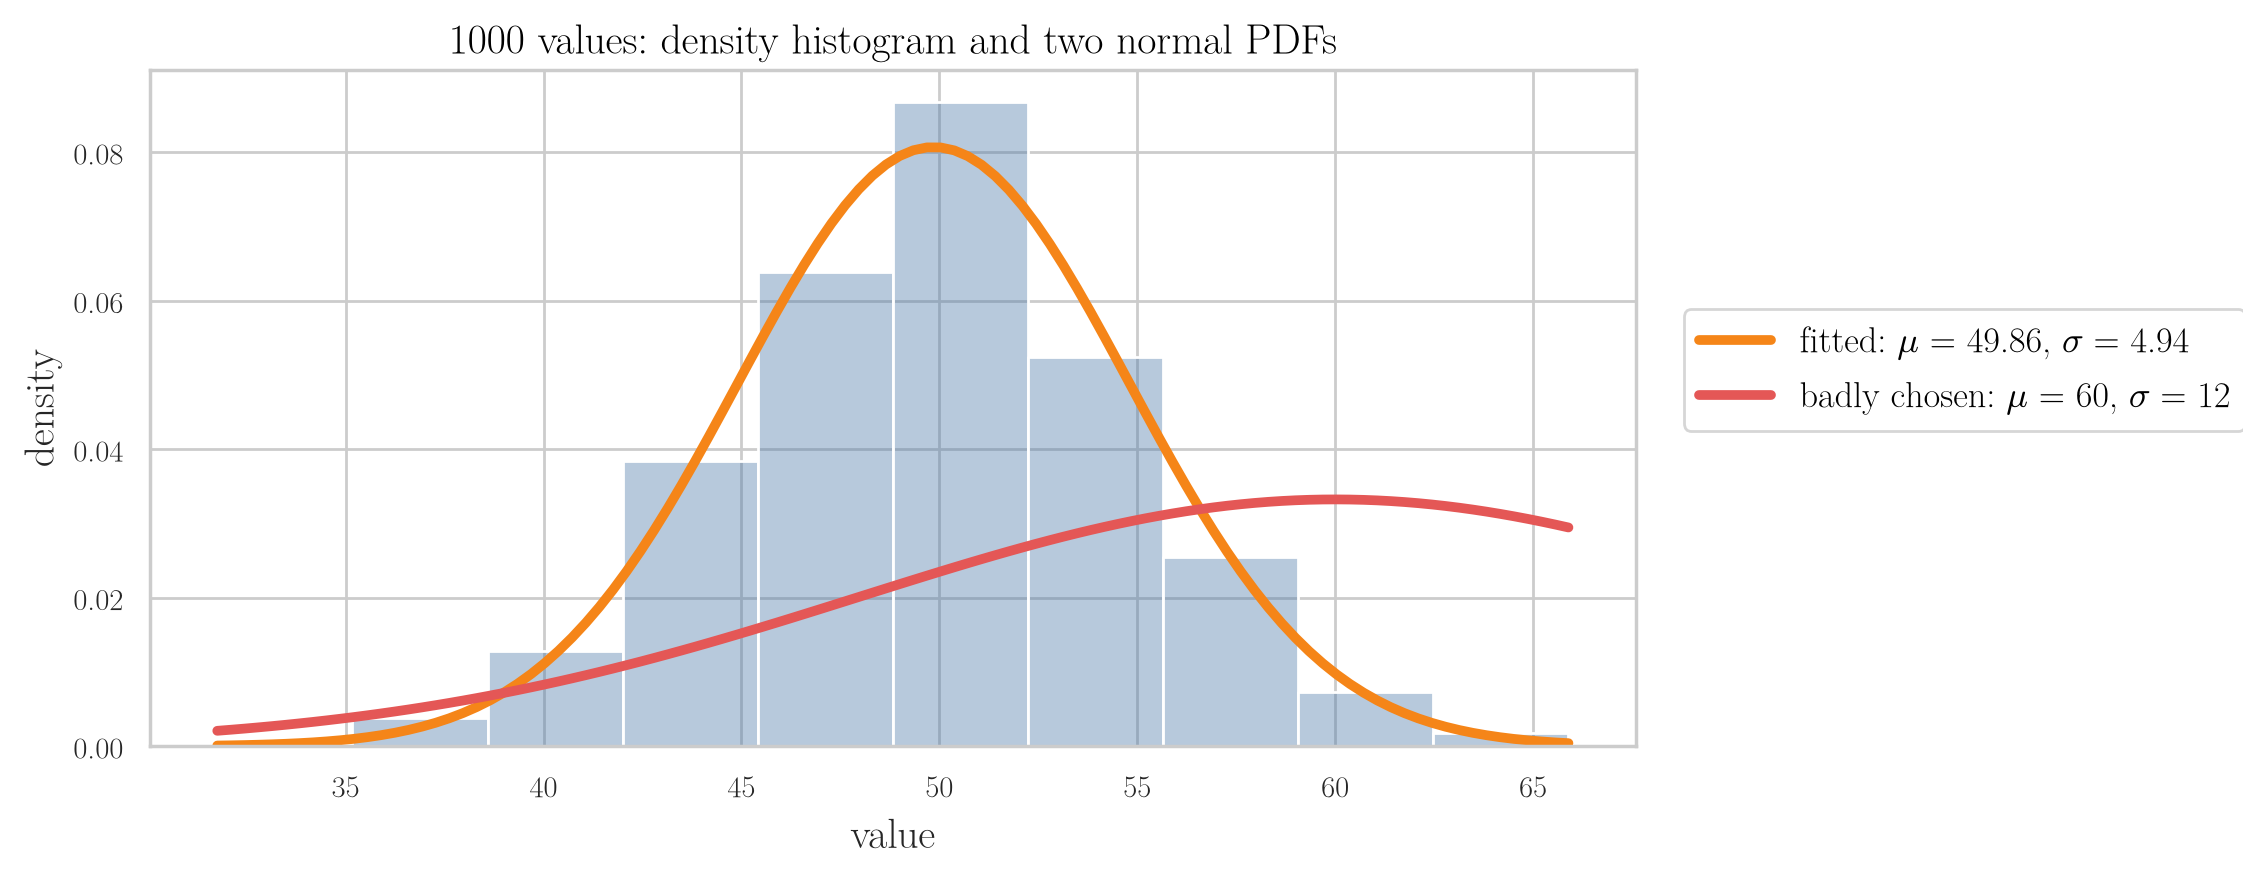

The script that saved this image:
"""Parametric density estimation: 1000 values, a density histogram, the fitted normal and a badly chosen normal."""
from pathlib import Path
import numpy as np
import pandas as pd
import seaborn as sns
import seaborn.objects as so
from scipy import stats

here = Path(__file__).parent
rng = np.random.default_rng(42)                     # same draws as the Notebook
sample = rng.normal(50, 5, 1000)
mu, sigma = sample.mean(), sample.std()
x = np.linspace(sample.min(), sample.max(), 100)
curves = pd.concat([
    pd.DataFrame({"x": x, "density": stats.norm(mu, sigma).pdf(x), "curve": rf"fitted: $\mu$ = {mu:.2f}, $\sigma$ = {sigma:.2f}"}),
    pd.DataFrame({"x": x, "density": stats.norm(60, 12).pdf(x), "curve": r"badly chosen: $\mu$ = 60, $\sigma$ = 12"}),
], ignore_index=True)
plot = (
    so.Plot()
    .add(so.Bars(color="#4C78A8", alpha=0.4), so.Hist(stat="density", bins=10), data=pd.DataFrame({"v": sample}), x="v")
    .add(so.Line(linewidth=3.5), data=curves, x="x", y="density", color="curve")
    .scale(color=so.Nominal(["#F58518", "#E45756"]))
    .label(x="value", y="density", color="", title="1000 values: density histogram and two normal PDFs")
    .layout(size=(8.5, 4.6))
    .theme({**sns.axes_style("whitegrid"), "font.family": "Latin Modern Roman", "font.size": 14,
            "axes.titlesize": 15, "axes.labelsize": 15, "legend.fontsize": 13, "mathtext.fontset": "cm"})
)
plot.save(here / "parametric_fit.png", dpi=200, bbox_inches="tight")
plot.save(here / "parametric_fit.pdf", bbox_inches="tight")
